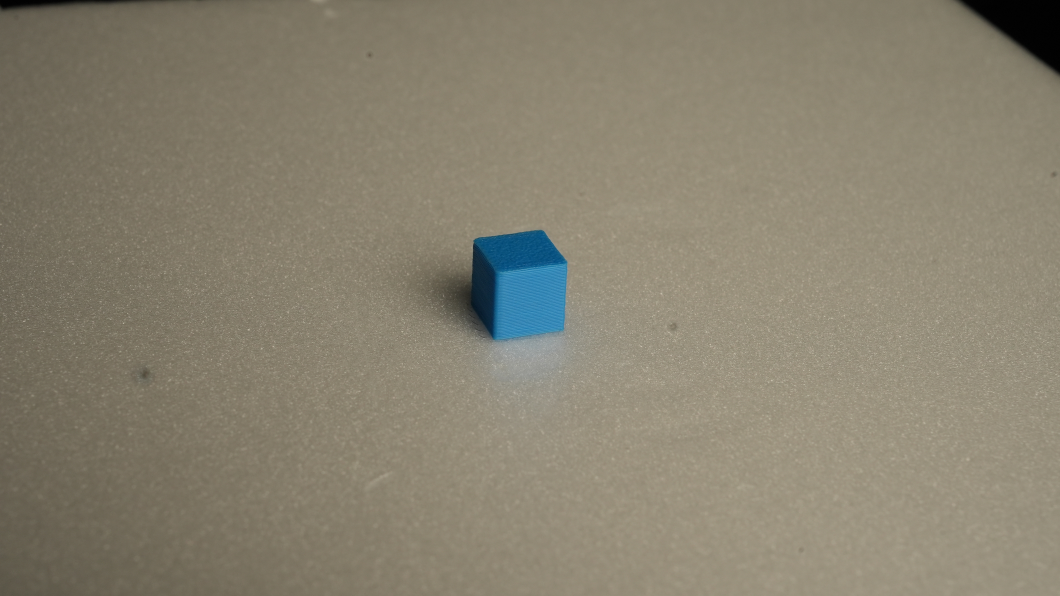
#> input picture KakaoTalk_20250528_195212982_01.jpg, 4240 x 2384 px (shown at 1/4 size)
$ python -i '이미지 유사도.py'   (imports and definitions only)
#> lines starting #> are read from the running program, lines starting #| are printed output that depends on the picture; after the words box and inside, x2 and y2 are one past the last pixel; in counts of white or black regions, pixels touching at a corner belong together
#> further down, picture is the input picture: shape (2384, 4240, 3); mean B, G, R 112.2, 129.9, 136.4
import sys
import cv2
import numpy as np
from PyQt5.QtWidgets import (QApplication, QMainWindow, QWidget, QVBoxLayout,
                           QHBoxLayout, QPushButton, QLabel, QFileDialog,
                           QScrollArea, QFrame, QListWidget, QSplitter, QSlider)
from PyQt5.QtGui import QPixmap, QImage, QDragEnterEvent, QDropEvent
from PyQt5.QtCore import Qt
import matplotlib.pyplot as plt
from matplotlib.backends.backend_qt5agg import FigureCanvasQTAgg as FigureCanvas
from matplotlib.figure import Figure

class BlueObjectDetector:
    def __init__(self):
        # HSV 색공간에서 파란색 범위 설정
        self.lower_blue = np.array([100, 50, 50])
        self.upper_blue = np.array([130, 255, 255])

    def detect_blue_object(self, image):
        # BGR to HSV 변환
        hsv = cv2.cvtColor(image, cv2.COLOR_BGR2HSV)
#> hsv: shape (2384, 4240, 3); mean H, S, V 22.7, 50.6, 138

        # 파란색 마스크 생성
        mask = cv2.inRange(hsv, self.lower_blue, self.upper_blue)
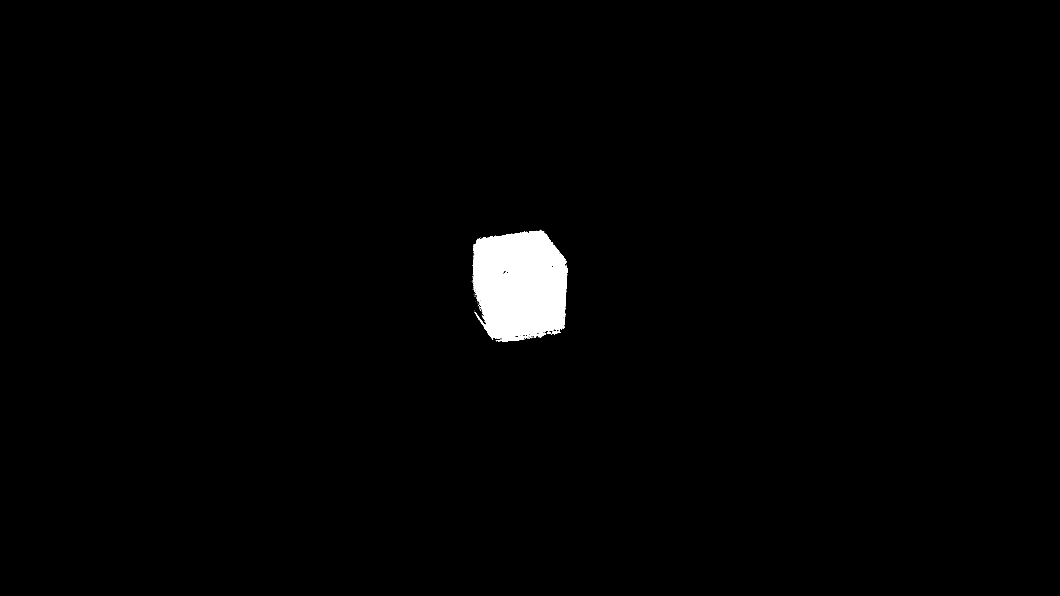
#> mask: shape (2384, 4240) (shown at 1/4 size); 1.3% white; 126 white regions (120 under 20 px), largest, box (x1, y1, x2, y2) and area: (1890, 923, 2270, 1367) 133072, (1899, 1248, 1922, 1281) 139, (2209, 1324, 2232, 1337) 136, (2187, 1328, 2204, 1336) 79, (2233, 1323, 2244, 1330) 34, (1892, 1155, 1902, 1166) 20

        # 노이즈 제거
        kernel = np.ones((5,5), np.uint8)
        mask = cv2.morphologyEx(mask, cv2.MORPH_OPEN, kernel)
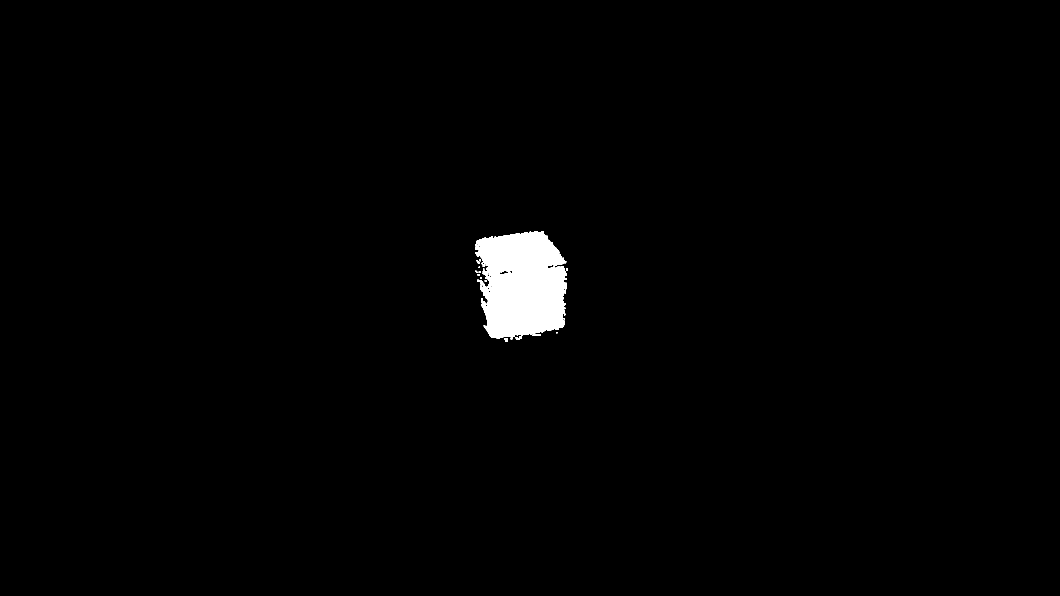
#> mask: shape (2384, 4240) (shown at 1/4 size); 1.2% white; 31 white regions, largest, box (x1, y1, x2, y2) and area: (1900, 926, 2268, 1355) 121450, (1918, 1122, 1937, 1145) 256, (1931, 1081, 1953, 1103) 241
        mask = cv2.morphologyEx(mask, cv2.MORPH_CLOSE, kernel)
#> mask: shape (2384, 4240); 1.2% white; 12 white regions

        # 윤곽선 찾기
        contours, _ = cv2.findContours(mask, cv2.RETR_EXTERNAL, cv2.CHAIN_APPROX_SIMPLE)
#> contours = 12 contours, 2 with area under 20; largest, box (x1, y1, x2, y2) and area: (1900, 926, 2268, 1358) 124638, (2063, 1345, 2086, 1359) 186, (2018, 1353, 2032, 1366) 112, (1911, 1086, 1922, 1103) 66, (1906, 1040, 1919, 1055) 64

        if not contours:
            return None, None

        # 가장 큰 윤곽선 선택
        largest_contour = max(contours, key=cv2.contourArea)
#> largest_contour = contour of 665 points, box (x1, y1, x2, y2) (1900, 926, 2268, 1358), area 124638

        # 마스크와 윤곽선 반환
        result_mask = np.zeros_like(mask)
        cv2.drawContours(result_mask, [largest_contour], -1, (255), -1)
#> result_mask: shape (2384, 4240); 1.2% white; 1 white region, box (x1, y1, x2, y2) and area: (1900, 926, 2268, 1358) 125699

        return result_mask, largest_contour

    # [9 lines left out: function compare_shapes, not called in this run]

class ImageSimilarityApp(QMainWindow):
    # [219 lines left out: functions __init__, reference_dragEnterEvent, reference_dropEvent, convert_cv_to_pixmap, select_reference_image, add_comparison_images and 3 more, not called in this run]

# [5 lines not run here, left out]

>>> import cv2
>>> picture = cv2.imread('KakaoTalk_20250528_195212982_01.jpg')
>>> result = BlueObjectDetector().detect_blue_object(picture)
